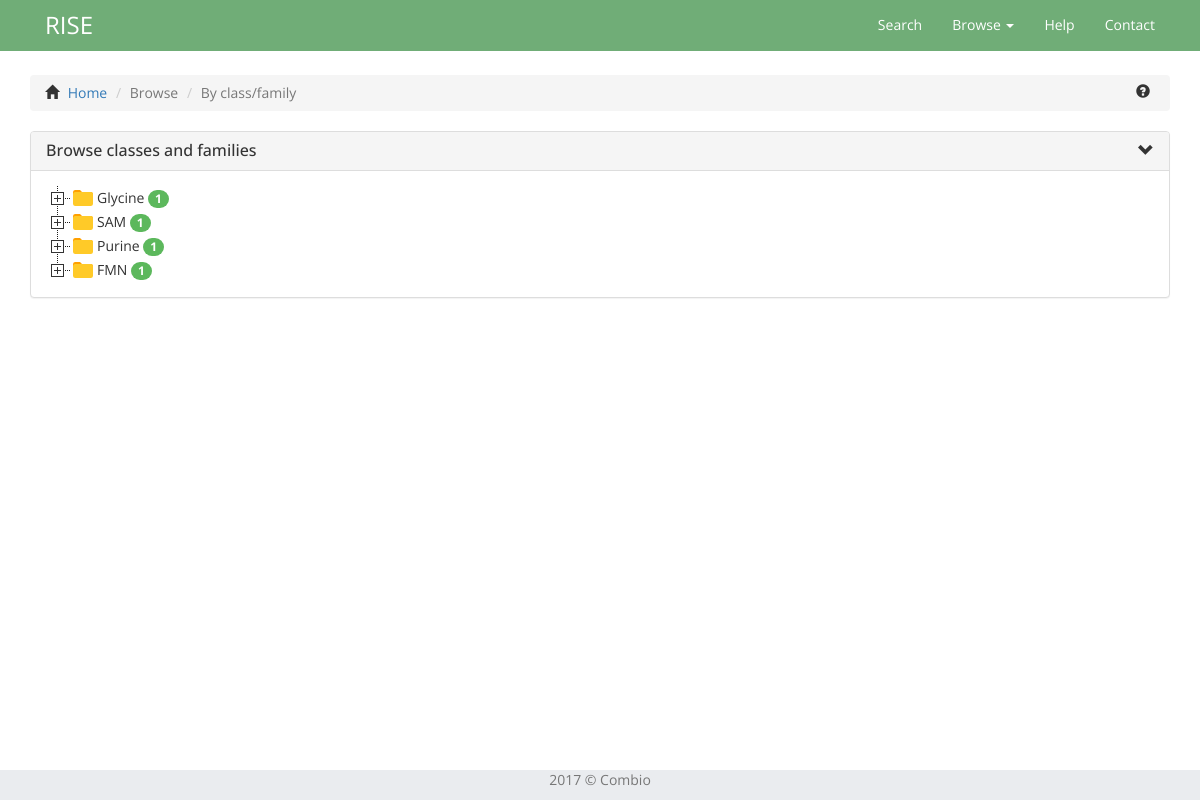
Page /browser/class/family on the committed database.
### database/models.py (models this page shows)
class RiboClass(models.Model):
	name = models.CharField('nazwa', max_length = 10, primary_key = True)
	description = models.TextField('opis')
	alignment = models.TextField('dopasowanie')
	ligands = models.ManyToManyField('Ligand')
	def __str__(self):
		return 'RCl: {} {} {} |{}|'.format(self.name, self.description, self.alignment, self.ligands.all())

### database/views.py (the view)
# urls.py: url(r'^browser/class/family$', views.class_family_browser, name="class_family_browser"),
def class_family_browser(request):
    result = []
    families = []
    class_list = RiboClass.objects.all()
    for i in RiboClass.objects.all():
        dic = {
            'name': None,
            'families': None,
        }
        dic['name'] = i.name
        for j in RiboFamily.objects.all():
            print(j)
            if j.ribo_class.name == i.name:
                families.append(j.name)
            dic['families'] = families
        families = []
        result.append(dic.copy())
    context = {
        'result': result,
    }
    return render(request, 'database/class_family_browser.html', context)

### database/models.py (called while the page is built)
	def __str__(self):
		return 'RFam: {} {} {} |{}|'.format(self.name, self.description, self.alignment, self.ribo_class)#, self.structure3D.all())

	def __str__(self):
		return self.name.title()

### database/templates/database/class_family_browser.html (shortened to what this page needs)
{% extends 'database/base.html' %}
{% load static %}
{% block css_plugins %}
<link href="{% static "database/plugins/jstree/themes/default/style_jstree.css" %}" rel="stylesheet">
{% endblock %}
{% block content %}
<div class="container">
  <div class="bs-example">
      <ul class="breadcrumb">
        <span class="glyphicon glyphicon-home"></span>
          <li><a href="{% url 'database:index' %}" id="test">Home</a></li>
          <li class="active">Browse</li>
          <li class="active">By class/family</li>
          <span data-toggle="popover" class="glyphicon glyphicon-question-sign glyphicon-help pull-right" title="Class/family browser" data-content="This part of browsing lets you to find riboswitches for specifi classes and families. The number next to a class name represents the number of families for this class." data-trigger="hover" data-placement="left"></span>
      </ul>
  </div>
  <div class="panel panel-default panel-no-margin">
      <div class="panel-heading">
          <h4 class="panel-title">
              <a data-toggle="collapse" data-parent="#accordion" href="#filterPanel">Browse classes and families</a>
              <span class="pull-right panel-collapse-clickable" data-toggle="collapse" data-parent="#accordion" href="#filterPanel">
                  <i class="glyphicon glyphicon-chevron-down"></i>
              </span>
          </h4>
      </div>
      <div id="filterPanel" class="panel-collapse collapse in">
          <div class="panel-body">
                <div id="jstree-class">
                  <ul>
                    {% for class in result %}
                      <li>{{ class.name }}
                        <span class="badge progress-bar-success">
                          {{ class.families|length }}
                        </span>
                      </li>
                    {% endfor %}
                  </ul>
                </div>
          </div>
      </div>
  </div>
</div>
{% endblock %}

### database/static/database/css/custom.css (style rules this page uses)
html { height: 100%; }
body { padding-top: 60px; height: 100%; font-family: 'Open Sans', sans-serif !important; }
.badge.progress-bar-success { -moz-background-color: #70ad77 !important; -moz-float: right; -moz-margin-top: 3px; -moz-margin-left: 5px; }
.breadcrumb { margin-top: 15px !important; }
.glyphicon-help { margin-right: 5px; }
.glyphicon-home { margin-right: 5px; }
.panel-collapse-clickable { cursor: pointer; }
.panel.panel-default { margin-right: 12px; margin-bottom: 12px; }
.panel-no-margin { margin-right: 0 !important; margin-bottom: 0 !important; }

### rows in the picture
RiboClass: name "Glycine"
RiboClass: name "SAM"
RiboClass: name "Purine"
RiboClass: name "FMN"

### other values in the picture
{{ class.families|length }} "1" "1" "1" "1"
